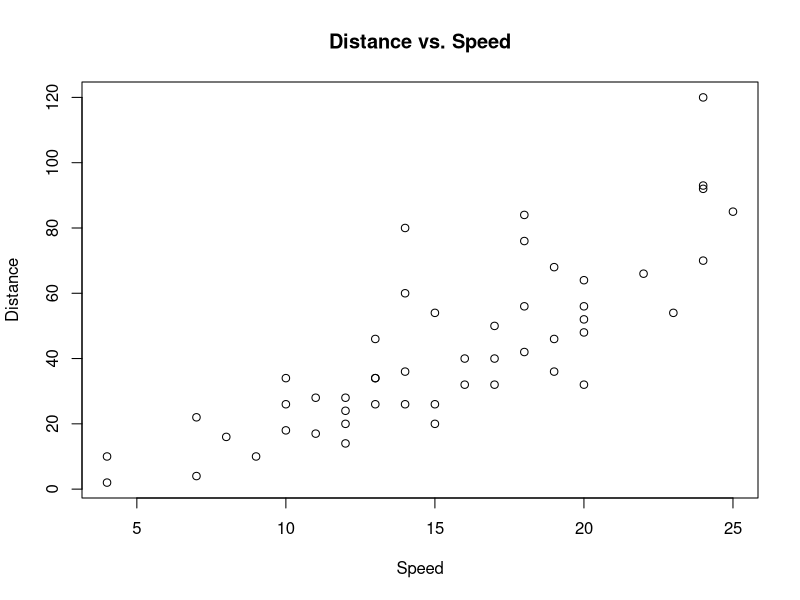
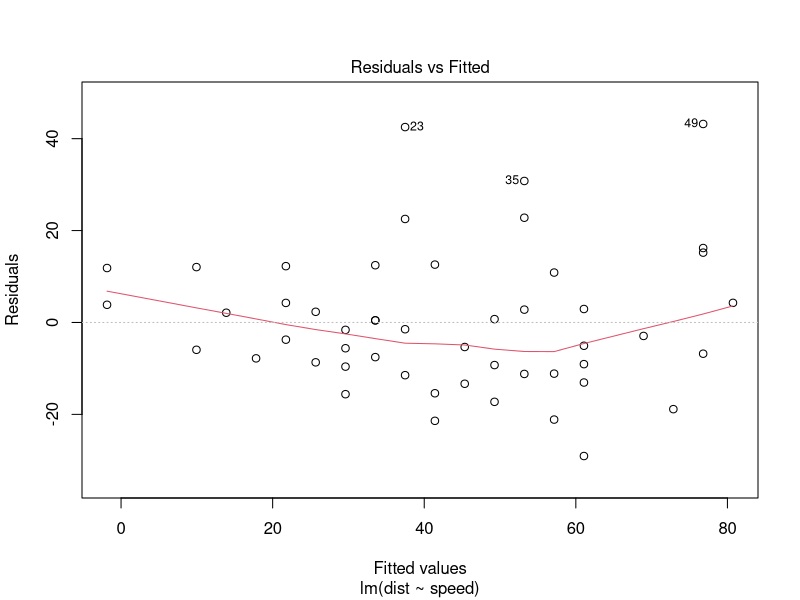
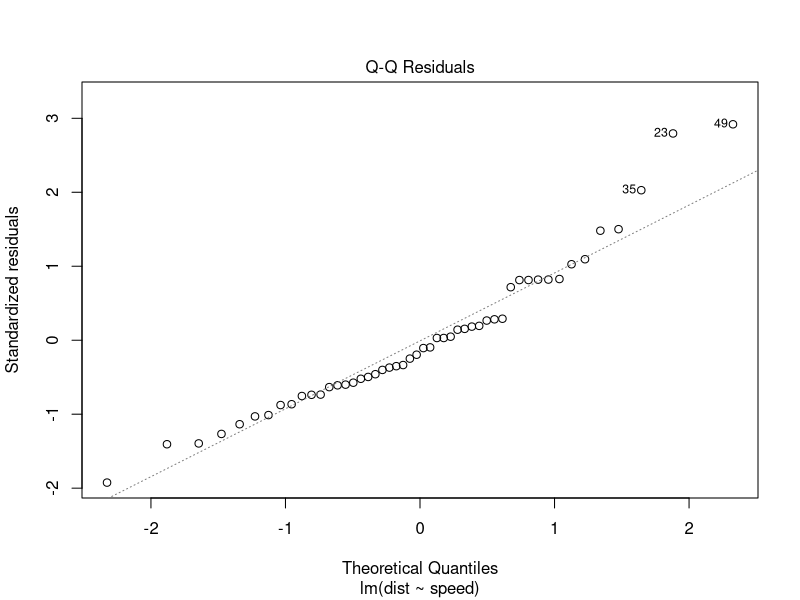
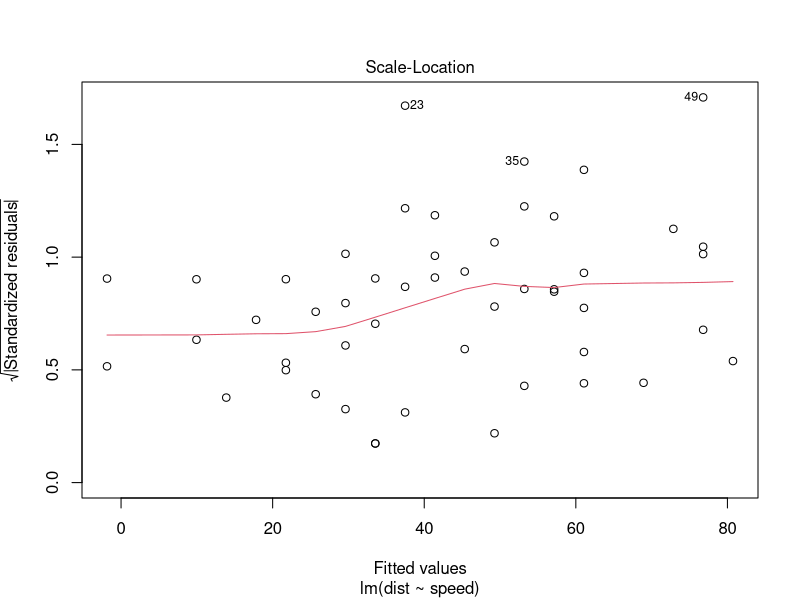
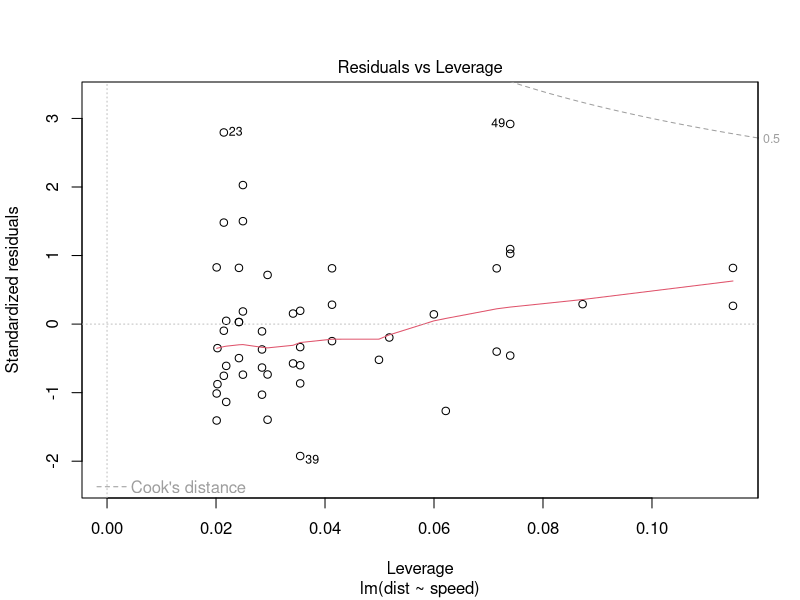

Write R code to recreate these figures, in order.
## ---- chunk 1
knitr::opts_chunk$set(echo = TRUE)
## ---- chunk 2
summary(cars)
## ---- chunk 3
plot(cars$speed, cars$dist, xlab='Speed', ylab='Distance', 
     main='Distance vs. Speed')
## ---- chunk 4
model =lm(formula = dist ~ speed, data = cars)
summary(model)
plot(model)
